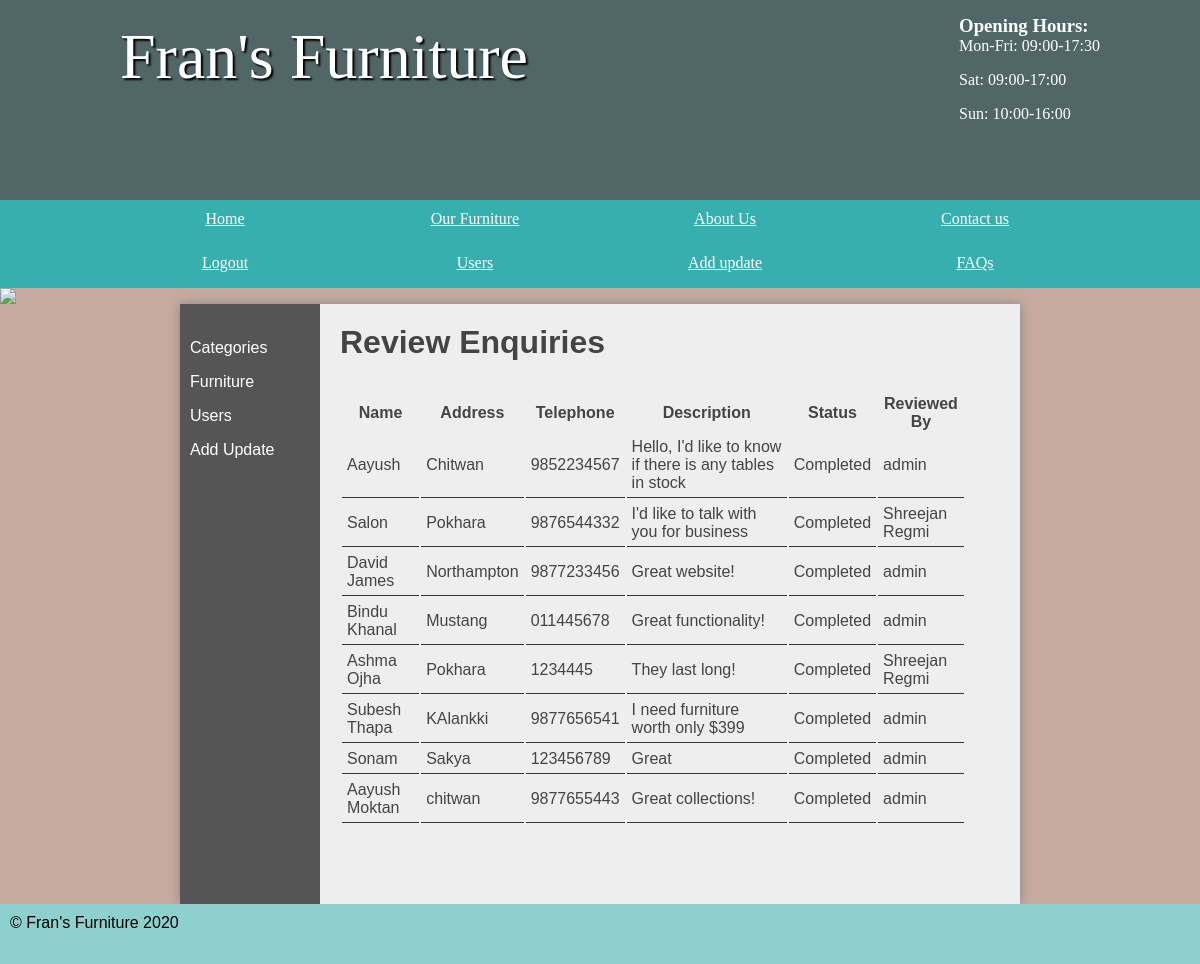
Screenshot of /contact (signed in) with the database file from the repository.
### tables this page shows
CREATE TABLE `enquiries` (
  `enquiry_id` int(11) NOT NULL,
  `enquiry_name` varchar(255) NOT NULL,
  `enquiry_address` varchar(255) NOT NULL,
  `enquiry_telephone` varchar(255) NOT NULL,
  `enquiry_description` varchar(255) NOT NULL,
  `enquiry_status` varchar(255) NOT NULL DEFAULT 'Not Reviewed',
  `user_id` int(11) DEFAULT NULL
);

CREATE TABLE `users` (
  `user_id` int(11) NOT NULL,
  `user_username` varchar(20) NOT NULL,
  `user_firstname` varchar(255) NOT NULL,
  `user_lastname` varchar(255) NOT NULL,
  `user_email` varchar(255) NOT NULL,
  `user_password` varchar(255) NOT NULL,
  `user_type` varchar(255) NOT NULL
);

### pages/contact.php (called while the page is built, shortened)
<?php
require '../pages/enquiry_data.php';
if(isUser() || isNotLoggedIn()){
	$contentForPage=loadFromTemplate('../templates/contact_user_template.php', []);
	$content=loadFromTemplate('../templates/user_template.php', ['content'=>$contentForPage]);
}
else{
	require_once '../pages/enquiry_data.php';
	$contentForPage=loadFromTemplate('../templates/contact_admin_template.php', ['enquiries'=>$enquiries]);
}
?>

### pages/enquiry_data.php (called while the page is built)
<?php
	$enquiryTable= new Table('enquiries');
	$enquiries=$enquiryTable->findFromJoinTables(['users'], ['user_id'], 'LEFT JOIN' ,'');
?>

### classes/table.php (called while the page is built, shortened)
<?php
class Table{
	public $currentTable;
	function __construct($currentTable){
		$this->currentTable=$currentTable;
	}
	function findFromJoinTables($tables, $pks, $typeOfJoin,$whereCriteria=''){
		global $pdo;
		array_unshift($tables, $this->currentTable);
		$query='SELECT ';
		$query.=implode('.* ,' , $tables);
		$query.='.* FROM ';
		$query.=implode(' '.$typeOfJoin.' ', array_slice($tables, 0,2));
		for ($i=0; $i < count($tables); $i++) {
			if(array_key_exists($i, $tables) && array_key_exists($i, $pks)){
				$query.=' ON '.$tables[$i].'.'.$pks[$i].' = '.$tables[$i+1].'.'.$pks[$i];
			}
		}
		if($whereCriteria!=''){
			$query.=' WHERE ';
			$pieces=[];
			foreach ($whereCriteria as $key => $value) {
				$valueAfterDot= explode('.', $key);
				$pieces[]=$key.'= :'.$valueAfterDot[1];
			}
			$piecesWithComma=implode(' AND ', $pieces);
			$query.=$piecesWithComma;
			$newCriteria=[];
			foreach ($whereCriteria as $key => $value) {
				$newValueAfterDot= explode('.', $key);
				$newCriteria[$newValueAfterDot[1]]=$whereCriteria[$key];
			}
			$selectprpstmt=$pdo->prepare($query);
			$selectprpstmt->execute($newCriteria);
		}
		else{
			$selectprpstmt=$pdo->prepare($query);
			$selectprpstmt->execute();
		}
		return $selectprpstmt;
	}
}
?>

### templates/contact_table_template.php (the view, shortened to what this page needs)
<?php
	echo '<table id="contact-table">';
	echo '<thead>';
	echo '<tr>';
	echo '<th>Name</th>';
	echo '<th>Address</th>';
	echo '<th>Telephone</th>';
	echo '<th>Description</th>';
	echo '<th>Status</th>';
	echo '<th>Reviewed By</th>';
	echo '<th style="width: 5%">&nbsp;</th>';
	echo '</tr>';
	foreach ($enquiries as $enquiry) {
		echo '<tr>';
		echo '<td>' . $enquiry['enquiry_name'] . '</td>';
		echo '<td>' . $enquiry['enquiry_address'] . '</td>';
		echo '<td>' . $enquiry['enquiry_telephone'] . '</td>';
		echo '<td>' . $enquiry['enquiry_description'] . '</td>';
		echo '<td>' . $enquiry['enquiry_status'] . '</td>';
		echo '<td>' . $enquiry['user_firstname'].' '.$enquiry['user_lastname'].'</td>';
		echo '</tr>';
	}
	echo '</thead>';
	echo '</table>';
?>

### css/styles.css (style rules this page uses)
* { margin: 0; padding: 0; }
html { font-family: 'Oxygen-Regular', verdana, sans-serif; }
body { background-color: #C6AAA0; }
table { width: 100%; margin-top: 20px; }
td { padding: 5px; border-bottom: 1px solid #333; }

### rows the page displays
enquiries: enquiry_name "Aayush", enquiry_address "Chitwan", enquiry_telephone "9852234567", enquiry_description "Hello, I'd like to know if there is any tables in stock", enquiry_status "Completed", user.user_firstname "admin"
enquiries: enquiry_name "Salon", enquiry_address "Pokhara", enquiry_telephone "9876544332", enquiry_description "I'd like to talk with you for business", enquiry_status "Completed", user.user_firstname "Shreejan", user.user_lastname "Regmi"
enquiries: enquiry_name "David James", enquiry_address "Northampton", enquiry_telephone "9877233456", enquiry_description "Great website!", enquiry_status "Completed", user.user_firstname "admin"
enquiries: enquiry_name "Bindu Khanal", enquiry_address "Mustang", enquiry_telephone "011445678", enquiry_description "Great functionality!", enquiry_status "Completed", user.user_firstname "admin"
enquiries: enquiry_name "Ashma Ojha", enquiry_address "Pokhara", enquiry_telephone "1234445", enquiry_description "They last long!", enquiry_status "Completed", user.user_firstname "Shreejan", user.user_lastname "Regmi"
enquiries: enquiry_name "Subesh Thapa", enquiry_address "KAlankki", enquiry_telephone "9877656541", enquiry_description "I need furniture worth only $399", enquiry_status "Completed", user.user_firstname "admin"
enquiries: enquiry_name "Sonam", enquiry_address "Sakya", enquiry_telephone "123456789", enquiry_description "Great", enquiry_status "Completed", user.user_firstname "admin"
enquiries: enquiry_name "Aayush Moktan", enquiry_address "chitwan", enquiry_telephone "9877655443", enquiry_description "Great collections!", enquiry_status "Completed", user.user_firstname "admin"
